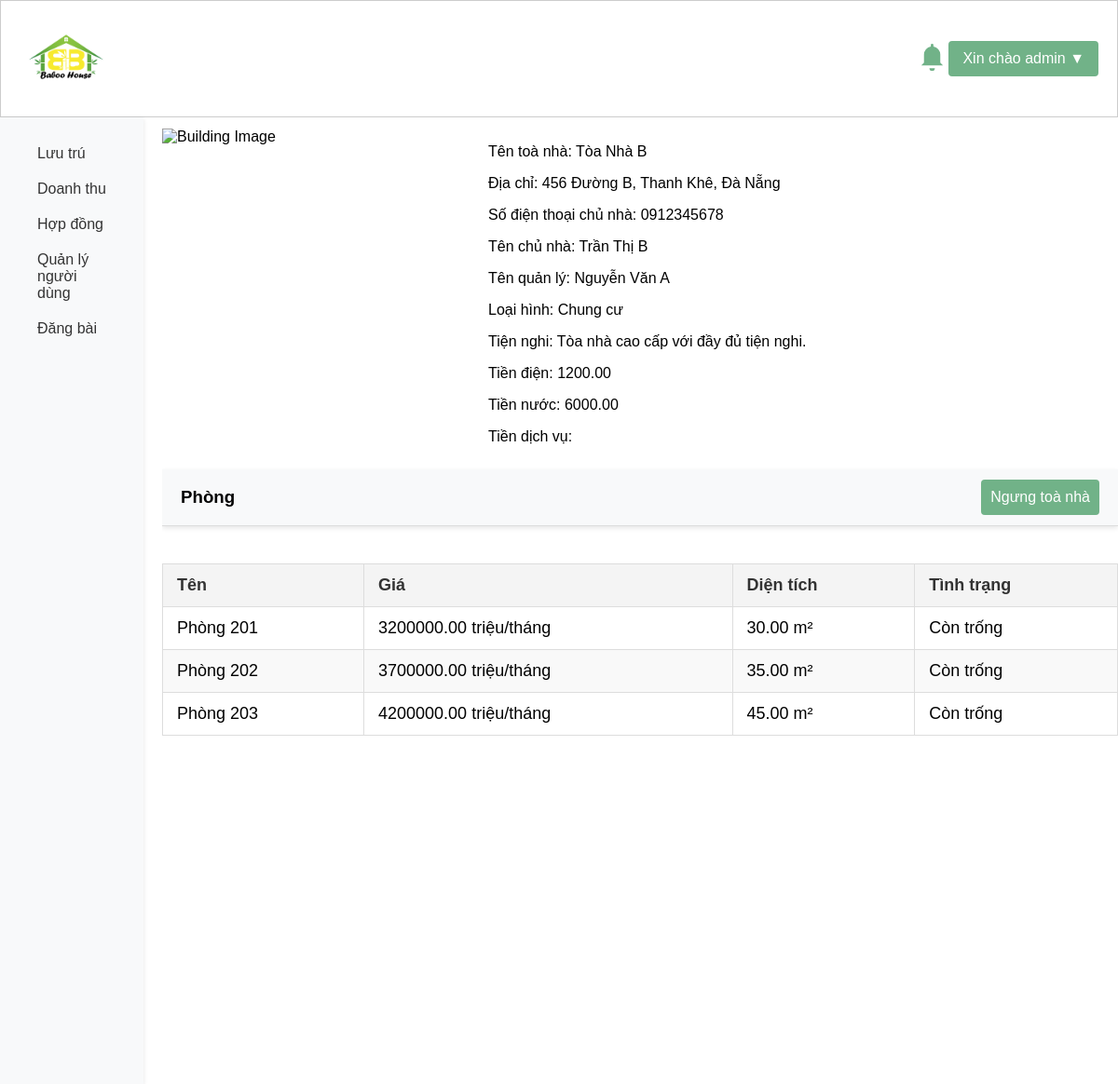
Screenshot of /templates/view_building.php?building_id=2 (signed in) with the database file from the repository.
### tables this page shows
CREATE TABLE `buildings` (
  `building_id` int(11) NOT NULL,
  `user_id` int(11) DEFAULT NULL,
  `name` varchar(255) DEFAULT NULL,
  `street` varchar(255) DEFAULT NULL,
  `district` varchar(255) DEFAULT NULL,
  `city` varchar(255) DEFAULT NULL,
  `rental_price` decimal(10,2) DEFAULT NULL,
  `owner_name` varchar(255) DEFAULT NULL,
  `owner_phone` varchar(50) DEFAULT NULL,
  `building_type` varchar(50) DEFAULT NULL,
  `electricity_price` decimal(10,2) DEFAULT NULL,
  `water_price` decimal(10,2) DEFAULT NULL,
  `service_price` text DEFAULT NULL,
  `description` text DEFAULT NULL,
  `last_modified` datetime DEFAULT NULL,
  `photo_urls` text DEFAULT NULL,
  `approved` tinyint(1) DEFAULT 0
);

CREATE TABLE `users` (
  `user_id` int(11) NOT NULL,
  `name` varchar(255) DEFAULT NULL,
  `address` varchar(255) DEFAULT NULL,
  `hometown` varchar(255) DEFAULT NULL,
  `birthdate` date DEFAULT NULL,
  `phone` varchar(50) DEFAULT NULL,
  `email` varchar(255) DEFAULT NULL,
  `username` varchar(255) DEFAULT NULL,
  `password` varchar(255) DEFAULT NULL,
  `role` varchar(50) DEFAULT NULL,
  `last_access` datetime DEFAULT NULL,
  `photo_urls` text DEFAULT NULL
);

CREATE TABLE `rooms` (
  `room_id` int(11) NOT NULL,
  `building_id` int(11) DEFAULT NULL,
  `room_name` varchar(255) DEFAULT NULL,
  `area` decimal(10,2) DEFAULT NULL,
  `rental_price` decimal(10,2) DEFAULT NULL,
  `room_type` varchar(50) DEFAULT NULL,
  `room_status` varchar(50) DEFAULT NULL,
  `photo_urls` text DEFAULT NULL
);

### admin/getalluser.php (called while the page is built, shortened)
<?php
require '../config/database.php';
function getUsernameById($user_id) {
    global $conn;
    $stmt = $conn->prepare("SELECT name FROM users WHERE user_id = ?");
    $stmt->bind_param("i", $user_id);
    $stmt->execute();
    $result = $stmt->get_result();
    if ($result->num_rows > 0) {
        $row = $result->fetch_assoc();
        return $row['name'];
    }
    return "N/A";
}
?>

### admin/getallroom.php (called while the page is built, shortened)
<?php
require '../config/database.php';
function getAllrooms($building_id) {
    global $conn;
    $sql = "SELECT * FROM rooms WHERE building_id = ?";
    $stmt = $conn->prepare($sql);
    if ($building_id) {
        $stmt->bind_param("i", $building_id);
    }
    $stmt->execute();
    $result = $stmt->get_result();
    return $result;
}
?>

### templates/view_building.php (the view, shortened to what this page needs)
<?php
require '../config/database.php';
require '../admin/getallroom.php';
include '../admin/getalluser.php';
$building_id = $_GET['building_id'];
$sql = "SELECT * FROM buildings WHERE building_id = ?";
$stmt = $conn->prepare($sql);
$stmt->bind_param("i", $building_id);
$stmt->execute();
$result = $stmt->get_result();
$building = $result->fetch_assoc();
$rooms = getAllRooms($building_id);
$building_photo_url = isset($building['photo_urls']) ? getDirectGoogleDriveImage($building['photo_urls']) : 'default_image.jpg';
?>
<!DOCTYPE html>
<html lang="en">
<head>
    <link rel="stylesheet" href="../assets/css/rooms.css">
</head>
<body>
    <?php include '../includes/header.php'; ?>
    <div class="head-container">
        <div class="main-content">
            <div class="building-info-container">
            <img src="<?php echo htmlspecialchars($building_photo_url); ?>" alt="Building Image" class="building-image">
            <div>
                    <p>Tên toà nhà: <?php echo htmlspecialchars($building['name']); ?></p>
                    <p>Địa chỉ: <?php echo htmlspecialchars($building['street']); ?>, <?php echo htmlspecialchars($building['district']); ?>, <?php echo htmlspecialchars($building['city']); ?></p>
                    <p>Số điện thoại chủ nhà: <?php echo htmlspecialchars($building['owner_phone']); ?></p>
                    <p>Tên chủ nhà: <?php echo htmlspecialchars($building['owner_name']); ?></p>
                    <p>Tên quản lý: <?php echo htmlspecialchars(getUsernameById($building['user_id'])); ?></p>
                    <p>Loại hình: <?php echo htmlspecialchars($building['building_type']); ?></p>
                    <p>Tiện nghi: <?php echo htmlspecialchars($building['description']); ?></p>
                    <p>Tiền điện: <?php echo htmlspecialchars($building['electricity_price']); ?></p>
                    <p>Tiền nước: <?php echo htmlspecialchars($building['water_price']); ?></p>
                    <p>Tiền dịch vụ: <?php echo htmlspecialchars($building['service_price']); ?></p>
                </div>
            </div>
            <div class="manage-head">
                <h3>Phòng</h3>
                <?php if (isset($_SESSION['role']) && $_SESSION['role'] == 'admin'): ?>
                    <?php if ($building['approved']): ?>
                        <form action="../admin/approve_room.php" method="POST">
                            <button type="submit" class="create">Ngưng toà nhà</button>
                        </form>
                    <?php endif; ?>
                <?php endif; ?>
            </div>
            <div style="overflow-x: auto; width: 100%;">
                <table>
                    <thead>
                        <tr>
                            <th>Tên</th>
                            <th>Giá</th>
                            <th>Diện tích</th>
                            <th>Tình trạng</th>
                        </tr>
                    </thead>
                    <tbody>
                    <?php if ($rooms->num_rows > 0): ?>
                        <?php foreach ($rooms as $room): ?>
                            <tr onclick="document.getElementById('lightboxview').style.display = 'flex';">
                                <td><?php echo htmlspecialchars($room['room_name']); ?></td>
                                <td><?php echo htmlspecialchars($room['rental_price']); ?> triệu/tháng</td>
                                <td><?php echo htmlspecialchars($room['area']); ?> m&#178;</td>
                                <td><?php echo htmlspecialchars($room['room_status']); ?></td>
                            </tr>
                        <?php endforeach; ?>
                    <?php else: ?>
                        <tr>
                            <td colspan="5">Không tìm thấy phòng</td>
                        </tr>
                    <?php endif; ?>
                    </tbody>
                </table>
            </div>
        </div>
        <?php include '../includes/sidebar.php'; ?>
    </div>
</body>
</html>

### assets/css/rooms.css (style rules this page uses)
.building-info-container { display: flex; gap: 50px; margin-bottom: 1%; }
.building-info-container img { width: 300px; height: 300px; }

### assets/css/style.css (style rules this page uses)
* { user-select: none; -webkit-user-drag: none; }
body { width: 100%; height: 100%; margin: 0; overflow: hidden; font-family: Arial, sans-serif; }
input[type="checkbox"], input[type="range"], button { cursor: pointer; }
button[type="submit"] { width: 100%; height: fit-content; padding: 10px; background-color: #71b288; border: none; border-radius: 4px; color: #ffffff; font-size: 16px; cursor: pointer; }
.head-container { column-gap: 20px; background-color: #ffffff; width: 100%; display: flex; flex-direction: row-reverse; }
.manage-head { width: auto; display: flex; flex-direction: row; justify-content: space-between; align-items: center; padding: 0px 20px; margin-bottom: 20px; background-color: #f8f9fa; border-bottom: 1px solid #ddd; box-shadow: 0 2px 5px rgba(0, 0, 0, 0.1); }
.main-content { width: 90%; height: 80vh; overflow-y: scroll; margin-top: 1%; }
table { width: 100%; border-collapse: collapse; margin: 20px 0; font-size: 18px; text-align: left; border-collapse: collapse; width: auto; table-layout: auto; }
table th, table td { padding: 12px 15px; border: 1px solid #ddd; }
table th { background-color: #f4f4f4; color: #333; }
table tr:nth-child(even) { background-color: #f9f9f9; }
.create, .delete, .edit { display: inline-block; padding: 10px 20px; font-size: 16px; color: #fff; background-color: #71b288; border: none; border-radius: 5px; cursor: pointer; }
table { border-collapse: collapse; margin: 20px 0; font-size: 18px; text-align: left; border-collapse: collapse; width: 100%; table-layout: auto; }
table tr { cursor: pointer; }

### rows the page displays
buildings: name "Tòa Nhà B", street "456 Đường B", district "Thanh Khê", city "Đà Nẵng", owner_phone "0912345678", owner_name "Trần Thị B", user.name "Nguyễn Văn A", building_type "Chung cư", description "Tòa nhà cao cấp với đầy đủ tiện nghi.", electricity_price "1200.00", water_price "6000.00"
rooms: room_name "Phòng 201", rental_price "3200000.00", area "30.00", room_status "Còn trống"
rooms: room_name "Phòng 202", rental_price "3700000.00", area "35.00", room_status "Còn trống"
rooms: room_name "Phòng 203", rental_price "4200000.00", area "45.00", room_status "Còn trống"

### other values shown
$_SESSION['username'] "admin"
